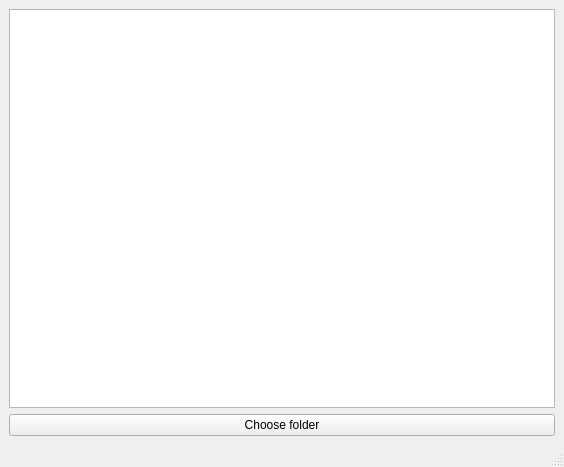
<?xml version="1.0" encoding="UTF-8"?>
<ui version="4.0">
 <class>MainWindow</class>
 <widget class="QMainWindow" name="MainWindow">
  <property name="geometry">
   <rect>
    <x>0</x>
    <y>0</y>
    <width>564</width>
    <height>467</height>
   </rect>
  </property>
  <property name="windowTitle">
   <string>MainWindow</string>
  </property>
  <widget class="QWidget" name="centralwidget">
   <layout class="QVBoxLayout" name="verticalLayout">
    <item>
     <widget class="QListWidget" name="listWidget"/>
    </item>
    <item>
     <layout class="QHBoxLayout" name="horizontalLayout">
      <item>
       <widget class="QPushButton" name="btnBrowse">
        <property name="text">
         <string>Choose folder</string>
        </property>
       </widget>
      </item>
     </layout>
    </item>
   </layout>
  </widget>
  <widget class="QStatusBar" name="statusbar"/>
 </widget>
 <resources/>
 <connections/>
</ui>
